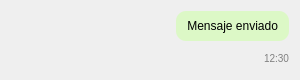
<ui version="4.0">
 <class>SentMessage</class>
 <widget class="QWidget" name="SentMessage">
  <property name="geometry">
   <rect>
    <x>0</x>
    <y>0</y>
    <width>300</width>
    <height>80</height>
   </rect>
  </property>
  <property name="minimumSize">
   <size>
    <width>300</width>
    <height>80</height>
   </size>
  </property>
  <layout class="QHBoxLayout" name="horizontalLayout">
   <item>
    <spacer name="leftSpacer">
     <property name="orientation">
      <enum>Qt::Horizontal</enum>
     </property>
     <property name="sizeHint" stdset="0">
      <size>
       <width>40</width>
       <height>20</height>
      </size>
     </property>
    </spacer>
   </item>
   <item>
    <layout class="QVBoxLayout" name="messageLayout">
     <item>
      <widget class="QLabel" name="messageContent">
       <property name="styleSheet">
        <string notr="true">background-color: #DCF8C6; border-radius: 10px; padding: 8px;</string>
       </property>
       <property name="text">
        <string>Mensaje enviado</string>
       </property>
       <property name="wordWrap">
        <bool>true</bool>
       </property>
       <property name="alignment">
        <set>Qt::AlignRight|Qt::AlignTrailing|Qt::AlignVCenter</set>
       </property>
      </widget>
     </item>
     <item>
      <widget class="QLabel" name="timeLabel">
       <property name="styleSheet">
        <string notr="true">color: gray; font-size: 10px;</string>
       </property>
       <property name="text">
        <string>12:30</string>
       </property>
       <property name="alignment">
        <set>Qt::AlignRight|Qt::AlignTrailing|Qt::AlignVCenter</set>
       </property>
      </widget>
     </item>
    </layout>
   </item>
  </layout>
 </widget>
 <resources/>
 <connections/>
</ui>
